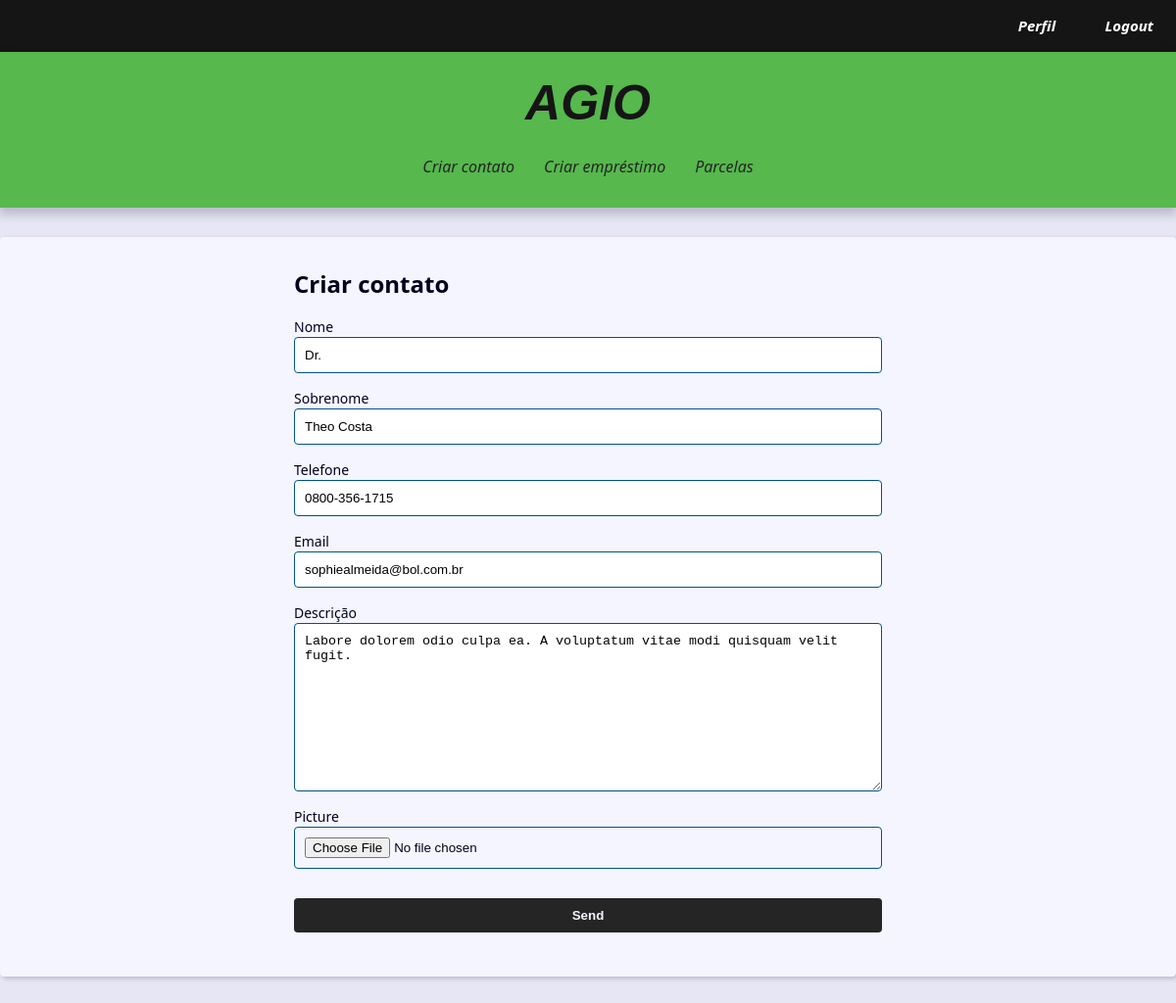
Page /contact/3079/update/ (signed in) on the committed database.
### contact/models.py (models this page shows, shortened)
class Contact(models.Model):
    class Meta:
        verbose_name_plural = 'Usuarios'
        verbose_name = 'Usuario'
    first_name = models.CharField(max_length=50, verbose_name='Nome')
    last_name = models.CharField(max_length=50, blank=True,
                                  verbose_name='Sobrenome')
    phone = models.CharField(max_length=50, verbose_name='Telefone')
    email = models.EmailField(max_length=254, verbose_name='Email')
    created_date = models.DateTimeField(default=timezone.now)
    description = models.TextField(blank=True, verbose_name='Descrição')
    show = models.BooleanField(default=True)
    picture = models.ImageField(upload_to='pictures/%Y/%m/%d', blank=True, verbose_name='Imagem')
    owner = models.ForeignKey(User, on_delete=models.SET_NULL,
                              blank=True, null=True)

### contact/views/contact_forms.py (the view, shortened to what this page needs)
# urls.py: path('contact/<int:contact_id>/update/', views.update, name='update'),
@login_required(login_url='contact:login')
def update(request, contact_id):
    contact = get_object_or_404(Contact, pk=contact_id, show=True, owner=request.user)
    form_action = reverse('contact:update', args=(contact_id,))
    context = {
            'form': ContactForm(instance=contact),
            'form_action': form_action,
        }
    return render(
        request,
        'contact/create.html',
        context
    )

### contact/forms.py (shortened to what this page needs)
class ContactForm(forms.ModelForm):
    picture = forms.ImageField(
        widget=forms.FileInput(
            attrs={'accept': 'image/*'}), required=False
                )
    class Meta:
        model = models.Contact
        fields = (
            'first_name', 'last_name', 'phone',
            'email', 'description', 'picture',
        )

### contact/templates/contact/create.html (shortened to what this page needs)
{% extends 'base.html' %}
{% block content %}
  <div class="form-wrapper">
    <h2>Criar contato</h2>
    <form
      action="{{ form_action }}"
      method="POST"
      enctype="multipart/form-data"
    >
      <div class="form-content">
        {% for field in form %}
          <div class="form-group">
            <label for="{{ field.id_for_label }}">{{ field.label }}</label>
            {{ field }}
          </div>
        {% endfor %}
      </div>
      <div class="form-content">
        <div class="form-group">
          <button class="btn" type="submit">Send</button>
        </div>
      </div>
    </form>
  </div>
{% endblock content %}

### base_static/global/css/style.css (style rules this page uses)
:root { --spacing: 1.5rem; --link-dark-color: rgb(0, 83, 134); --link-light-color: rgb(156, 217, 255); --clr-white: rgb(245, 245, 255); --clr-black: rgb(0, 0, 30); --clr-light-gray: rgb(230, 230, 245); --clr-dark-shadow-5: rgba(0, 0, 10, 5%); --clr-dark-shadow-10: rgba(0, 0, 10, 10%); --clr-dark-shadow-20: rgba(0, 0, 10, 20%); --clr-light-shadow-5: rgba(200, 200, 255, 5%); --clr-light-shadow-10: rgba(200, 200, 255, 10%); --clr-light-shadow-20: rgba(200, 200, 255, 20%); --main-page-width: 120rem; --table-min-width: 60rem; --biggest-font-size: 5rem; --bigger-font-size: 4rem; --big-font-size: 3.2rem; --medium-font-size: 2.4rem; --small-font-size: 1.6rem; --smaller-font-size: 1.4rem; --smallest-font-size: 1.2rem; --transition-fast: 300ms; --transition-medium: 600ms; --transition-slow: 1s; --default-border-radius: 4px; }
*, *::before, *::after { margin: 0; padding: 0; box-sizing: border-box; }
html { font-size: 62.5%; }
body { font-family: system-ui, -apple-system, BlinkMacSystemFont, 'Segoe UI', Roboto, Oxygen, Ubuntu, Cantarell, 'Open Sans', 'Helvetica Neue', sans-serif; line-height: 1.5; font-size: var(--small-font-size); color: var(--clr-black); -webkit-font-smoothing: antialiased; background: var(--clr-light-gray); }
.form-wrapper { max-width: 60rem; margin: var(--spacing) auto; }
.form-content { margin: var(--spacing) 0; }
.form-group { display: flex; flex-direction: column; padding-bottom: var(--spacing); }
.form-group input, .form-group textarea, .form-group select { padding: 1rem; border-radius: var(--default-border-radius); border: 1px solid var(--link-dark-color); }
.form-group label { font-size: var(--smaller-font-size); }
.btn { background-color: #252525; color: var(--clr-white); font-weight: bold; border: none; padding: 1rem 2rem; border-radius: var(--default-border-radius); cursor: pointer; transition: filter var(--transition-fast) ease-in-out; }

### rows in the picture
Contact: form "Dr." "Theo Costa" "0800-356-1715" "sophiealmeida@bol.com.br" "Labore dolorem odio culpa ea. A voluptatum vitae modi quisquam velit fugit."

### other values in the picture
{{ field.label }} "Nome" "Sobrenome" "Telefone" "Email" "Descrição" "Picture"
